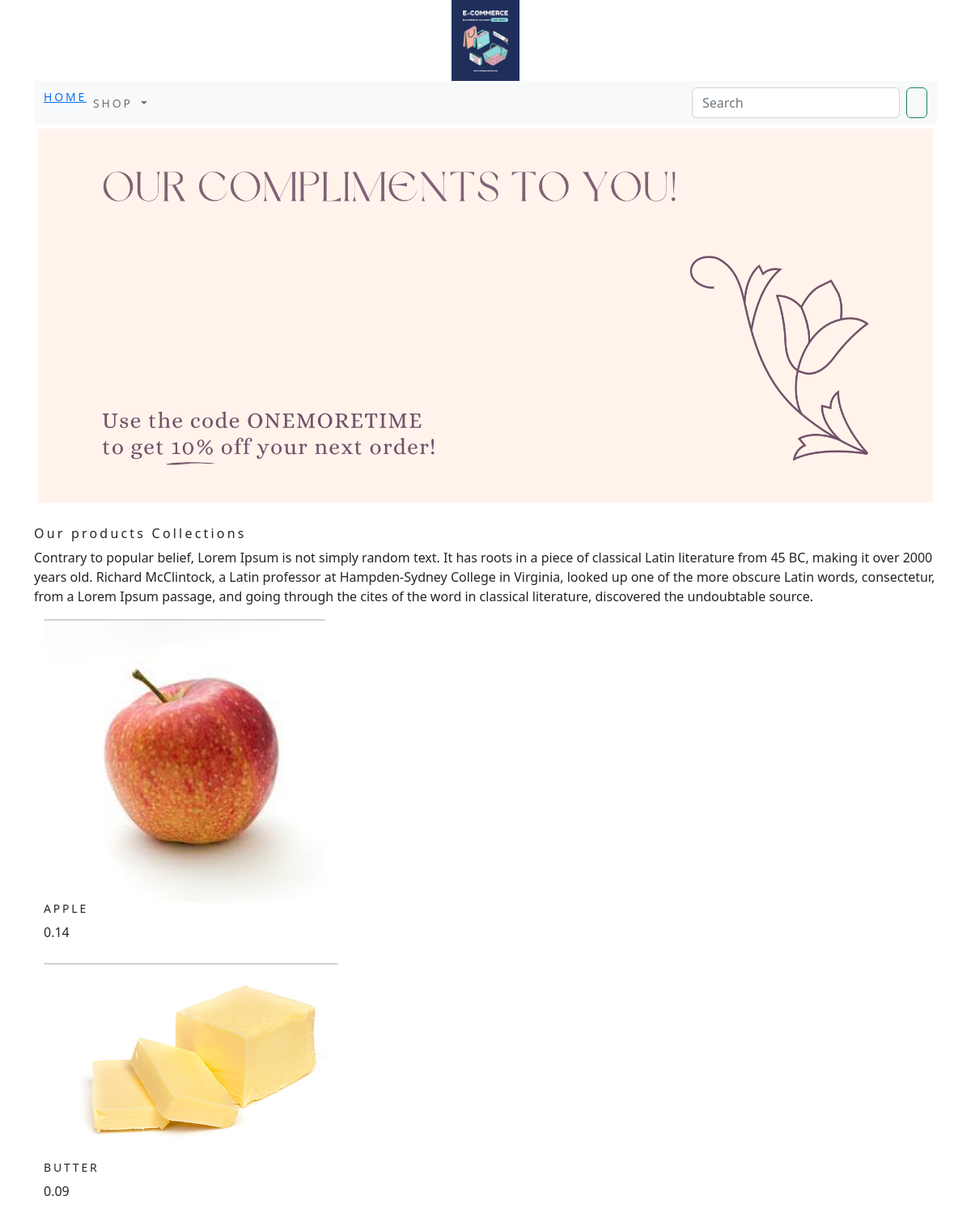
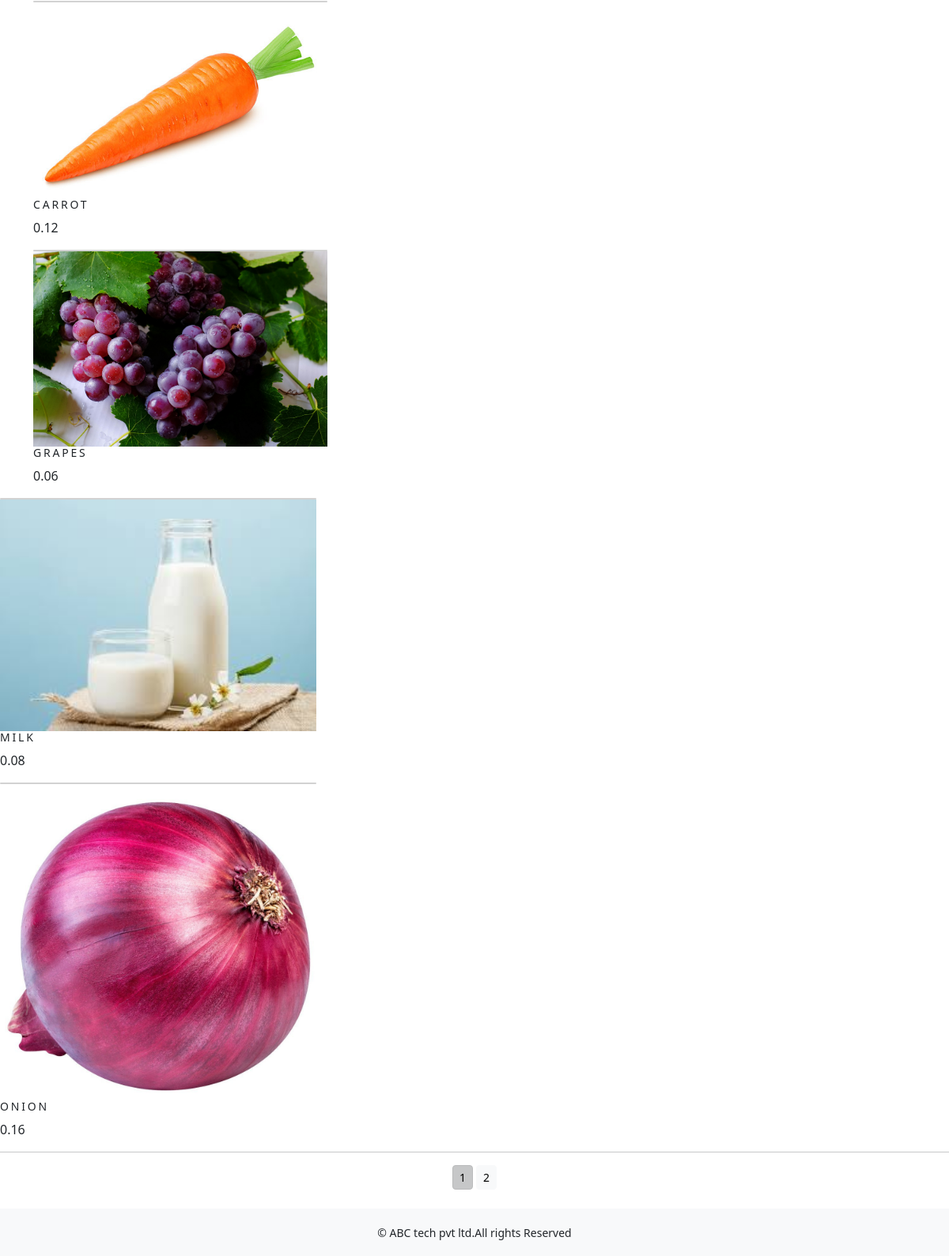
The app's page /shop/ with its own data (2 pictures, top to bottom).
### shop/models.py (models this page shows, shortened)
class product(models.Model):
    name=models.CharField(max_length=250,unique=True)
    slug=models.SlugField(max_length=250,unique=True)
    description=models.TextField(blank=True)
    price=models.DecimalField(max_digits=10,decimal_places=2)
    category=models.ForeignKey(Category,on_delete=models.CASCADE)
    image=models.ImageField(upload_to='product',blank=True)
    stock=models.IntegerField()
    available=models.BooleanField(default=True)
    created=models.DateTimeField(auto_now_add=True)
    updated=models.DateTimeField(auto_now=True)
    def get_url(self):
        return reverse('shop:proDetail',args=[self.category.slug,self.slug])
    class Meta:
        ordering=('name',)
        verbose_name='products'
        verbose_name_plural='products'

### shop/views.py (the view)
# urls.py: path('', views.allProdCat, name='allProdCat'),
def allProdCat(request,c_slug=None):
    c_page=None
    products_list=None
    if c_slug!=None:
        c_page=get_object_or_404(Category,slug=c_slug)
        products_list=product.objects.all().filter(category=c_page,available=True)
    else:
        products_list=product.objects.all().filter(available=True)
    paginator=Paginator(products_list,6)
    try:
        page=int(request.GET.get('page','1'))
    except:
        page=1
    try:
        products=paginator.page(page)
    except(Emptypage,Invalidpage):
        products=paginator.page(paginator.num_pages)
    return render(request,"category.html",{'category':c_page,'products':products})

### cart/context_processors.py (called while the page is built)
def counter(request):
    item_count=0
    if 'admin' in request.path:
        return {}
    else:
        try:
            cart=Cart.objects.filter(cart_id=cart_id(request))
            cart_items=CartItem.objects.all().filter(cart=cart[:1])
            for cart_item in cart_items:
                item_count += cart_item.quantity
        except Cart.DoesNotExist:
           item_count = 0
    return dict(item_count=item_count)

### cart/views.py (called while the page is built)
def cart_id(request):
    cart=request.session.session_key
    if not cart:
        cart=request.session.create()
    return cart

### shop/context_processors.py (called while the page is built)
def menu_links(request):
    links=Category.objects.all()
    return dict(links=links)

### shop/models.py (called while the page is built)
    def get_url(self):
            return reverse('shop:product_by_category',args=[self.slug])

### templates/category.html (shortened to what this page needs)
{% extends 'base.html' %}
{% load static %}
{% block content %}
<div class="mx_auto">
    {% if category %}
        <img class="my_image" src="{{category.image.url}}" alt="{{category.name}}" style="height:500px ">
</div>
    <br>
<div>
    <h1 class="text-center my_title">{{category.name}}</h1>
    <p class="text-justify">{{category.description}}</p>
</div>
     {% else %}
<div>
<img class="my_image my_image_padding" src="{% static 'image/banner.png' %}" alt="our products">
</div>
<br>
<div>
    <h1 class="text_center my_title"> Our products Collections</h1>
    <p class=text-justify">Contrary to popular belief, Lorem Ipsum is not simply random text. It has roots in a piece of classical Latin literature from 45 BC, making it over 2000 years old. Richard McClintock, a Latin professor at Hampden-Sydney College in Virginia, looked up one of the more obscure Latin words, consectetur, from a Lorem Ipsum passage, and going through the cites of the word in classical literature, discovered the undoubtable source.</p>
</div>
     {% endif %}
<div class="container">
    <div class="row mx_auto">
        {% for product in products %}
        <div class="my_bottom_margin col-9 col-sm-12  col-md-4 col-lg-4">
            <div class="card text-center" style="min-width:18rem;">
            </div>
            <a href="{{product.get_url}}"><img class="card-img-top my_image"src="{{product.image.url}}" alt="{{product.name}}"></a>
            <div class="card-body">
               <h4>{{product.name}}</h4>
                <p>{{product.price}}</p>
            </div>
            </div>
        </div>
        {% endfor %}
    <div class="mx-auto">
        {% if products.paginator.num_pages > 1 %}
        <hr>
        <div class="text-center">
            {% for pg in products.paginator.page_range %}
                <a href="?page={{pg}}" class="btn btn-light btn-sm {% if products.number == pg %} active {% endif %}}">{{pg}}</a>
            {% endfor %}
        </div>
        {% endif %}
    </div>
    <br>
{% endblock %}

### templates/base.html (shortened to what this page needs)
{% load static %}
<!DOCTYPE html>
<html lang="en">
<head>
    <link rel="stylesheet" href="{% static 'css/custom.css' %}">
         <link href="https://cdn.jsdelivr.net/npm/bootstrap@5.2.3/dist/css/bootstrap.min.css" rel="stylesheet">
</head>
<body>
<div class="container">
{% include 'header.html' %}
{% include 'navbar.html' %}
{% block content %}
{% endblock %}
{% include 'footer.html' %}
</body>
</html>

### templates/header.html
{% load static %}
<header>
  <center>
    <a href="{%url 'shop:allProdCat' %}"> <img alt="logimage" src="{% static 'image/logo.png' %}" style="height:100px">
  </center>
</header>

### templates/navbar.html (shortened to what this page needs)
<nav class="navbar navbar-expand-lg navbar-light bg-light">
  <div class="container-fluid">
    <div class="collapse navbar-collapse" id="navbarSupportedContent">
      <ul class="navbar-nav me-auto mb-2 mb-lg-0">
          <li class="nav-item">
              <a class="nan-link" href="#">Home</a>
          </li>
        <li class="nav-item dropdown {% if 'shop' in request.path %} active {% endif %}">
          <a class="nav-link dropdown-toggle" href="#" id="navbarDropdown" role="button" data-bs-toggle="dropdown" aria-expanded="false">
            Shop
          </a>
        </li>
      </ul>
      <form class="d-flex" action="{% url 'search_app:S
      earchResult' %}" method="get" >
        <input class="form-control me-2" type="search" placeholder="Search" name="q" aria-label="Search">
        <button class="btn btn-outline-success" type="submit"></button>
      </form>
    </div>
  </div>
</nav>

### templates/footer.html
<div class="footer navbar-fixed-bottom  my_footer">
  <p class="text-center">&copy; ABC tech pvt ltd.All rights Reserved</p>
</div>

### static/css/custom.css (style rules this page uses)
.nav-item { letter-spacing : .2em; font-size :14px; text-transform :uppercase; }
.my_footer { background-color:#f8f9fa; height:60px; }
.my_footer p { padding-top:20px; font-size:14px; }
.my_image { width:100%; height:auto; }
.my_title { font-size:16px; text_transform:uppercase; letter-spacing:.2em; }
.my_image_padding { padding:5px; }
.my_bottom_margin { margin-bottom:10px; }
.card-body h4 { font-size:14px; text-transform:uppercase; letter-spacing:.2em }

### records on screen
product: image (picture), name "APPLE", price "0.14"
product: image (picture), name "BUTTER", price "0.09"
product: image (picture), name "CARROT", price "0.12"
product: image (picture), name "GRAPES", price "0.06"
product: image (picture), name "MILK", price "0.08"
product: image (picture), name "ONION", price "0.16"

### other values on screen
{{ pg }} "1" "2"
